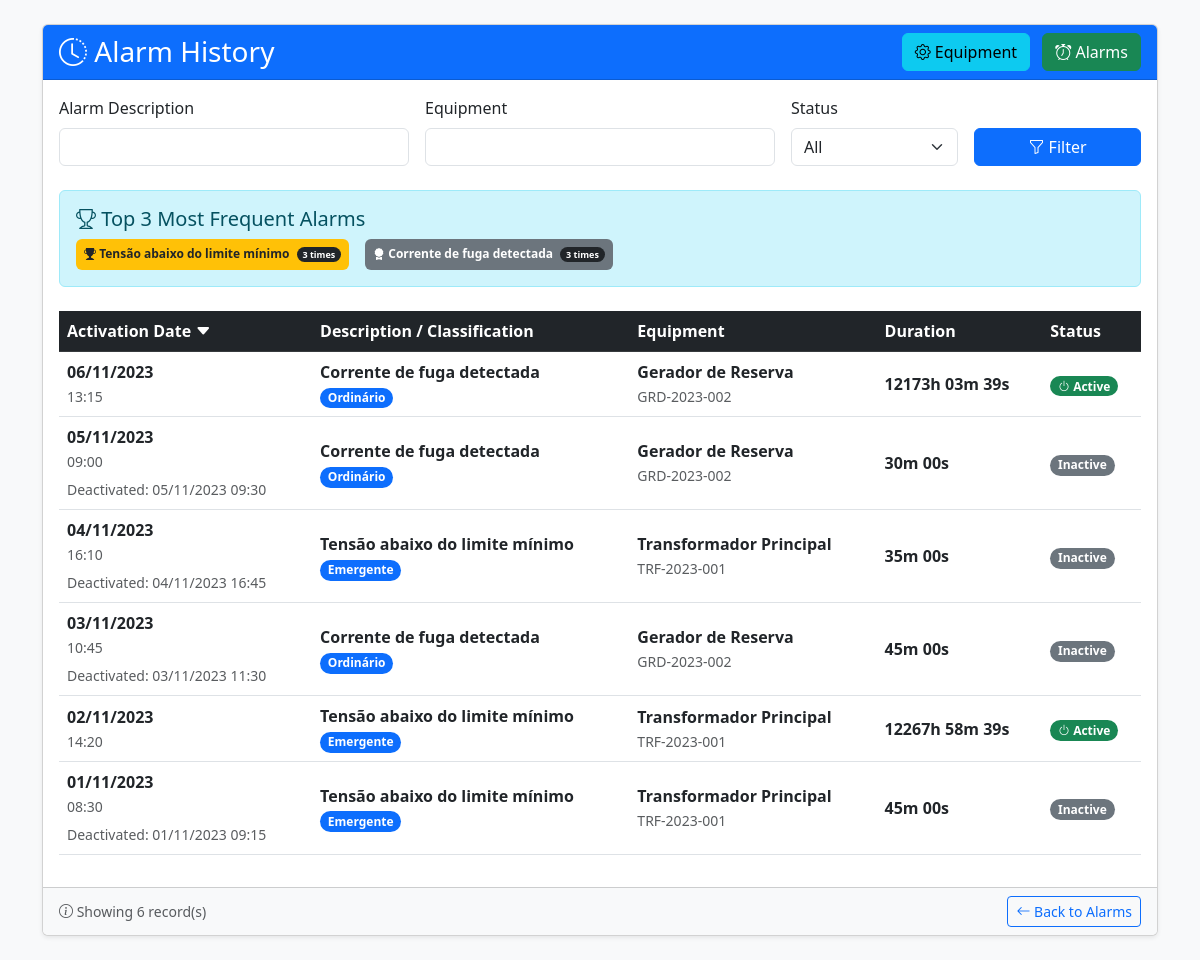
Screenshot of /public/?route=alarm-activity with the database file from the repository.
### tables this page shows
CREATE TABLE `alarm_activity` (
  `id` INT AUTO_INCREMENT PRIMARY KEY,
  `alarm_id` INT NOT NULL COMMENT 'Referência ao alarme',
  `status` ENUM('triggered', 'resolved') NOT NULL COMMENT 'Tipo de atividade',
  `started_at` DATETIME NOT NULL DEFAULT CURRENT_TIMESTAMP COMMENT 'Data/hora de início',
  `ended_at` DATETIME NULL COMMENT 'Data/hora de término (se resolvido)',
  FOREIGN KEY (`alarm_id`) REFERENCES `alarms`(`id`) ON DELETE CASCADE
);

CREATE TABLE `alarms` (
  `id` INT AUTO_INCREMENT PRIMARY KEY,
  `description` VARCHAR(255) NOT NULL COMMENT 'Descrição do alarme',
  `classification` ENUM('Urgente', 'Emergente', 'Ordinário') NOT NULL COMMENT 'Classificação de prioridade',
  `equipment_id` INT NOT NULL COMMENT 'Equipamento relacionado',
  `status` ENUM('active', 'inactive') DEFAULT 'inactive' COMMENT 'Status atual',
  `created_at` DATETIME DEFAULT CURRENT_TIMESTAMP COMMENT 'Data de cadastro',
  `updated_at` DATETIME DEFAULT CURRENT_TIMESTAMP ON UPDATE CURRENT_TIMESTAMP COMMENT 'Data de atualização',
  FOREIGN KEY (`equipment_id`) REFERENCES `equipment`(`id`) ON DELETE CASCADE
);

CREATE TABLE `equipment` (
  `id` INT AUTO_INCREMENT PRIMARY KEY,
  `name` VARCHAR(100) NOT NULL COMMENT 'Nome do equipamento',
  `serial_number` VARCHAR(50) UNIQUE NOT NULL COMMENT 'Número de série único',
  `type` ENUM('Tensão', 'Corrente', 'Óleo') NOT NULL COMMENT 'Tipo do equipamento',
  `created_at` DATETIME DEFAULT CURRENT_TIMESTAMP COMMENT 'Data de cadastro',
  `updated_at` DATETIME DEFAULT CURRENT_TIMESTAMP ON UPDATE CURRENT_TIMESTAMP COMMENT 'Data de atualização'
);

### view/alarm_activity/index.php (the view, shortened to what the rows shown need)
<?php
$baseUrl = BASE_URL;
?>
<!DOCTYPE html>
<html lang="en">
<head>
    <link rel="stylesheet" href="<?= $baseUrl ?>/css/styles.css">
    <link rel="stylesheet" href="https://cdn.jsdelivr.net/npm/bootstrap@5.3.0/dist/css/bootstrap.min.css">
    <link rel="stylesheet" href="https://cdn.jsdelivr.net/npm/bootstrap-icons@1.10.0/font/bootstrap-icons.css">
</head>
<body class="p-4 bg-light">
    <div class="container">
        <div class="card shadow-sm">
            <div class="card-body">
                <?php if (empty($triggeredAlarms)): ?>
                    <div class="alert alert-warning">No alarm history found.</div>
                <?php else: ?>
                    <div class="table-responsive">
                        <table class="table table-hover align-middle">
                            <thead class="table-dark">
                                <tr>
                                    <th>
                                        <a href="<?= $sortUrls['started_at'] ?>" class="text-white text-decoration-none">
                                            Activation Date
                                            <?php if ($orderBy === 'started_at'): ?>
                                                <i class="bi bi-caret-<?= $orderDir === 'ASC' ? 'up' : 'down' ?>-fill"></i>
                                            <?php endif; ?>
                                        </a>
                                    </th>
                                    <th>Description / Classification</th>
                                    <th>Equipment</th>
                                    <th>
                                        <a href="<?= $sortUrls['duration_seconds'] ?>"
                                            class="text-white text-decoration-none">
                                            Duration
                                        </a>
                                    </th>
                                    <th>Status</th>
                                </tr>
                            </thead>
                            <tbody>
                                <?php foreach ($triggeredAlarms as $alarm): ?>
                                    <tr>
                                        <td>
                                            <div class="fw-bold"><?= date('d/m/Y', strtotime($alarm['started_at'])) ?></div>
                                            <small
                                                class="text-muted"><?= date('H:i', strtotime($alarm['started_at'])) ?></small>
                                            <?php if (!empty($alarm['ended_at'])): ?>
                                                <div class="mt-1">
                                                    <small class="text-muted">Deactivated:
                                                        <?= date('d/m/Y H:i', strtotime($alarm['ended_at'])) ?></small>
                                                </div>
                                            <?php endif; ?>
                                        </td>
                                        <td>
                                            <div class="fw-bold"><?= htmlspecialchars($alarm['alarm_description']) ?></div>
                                            <span
                                                class="badge rounded-pill
                                                <?= $alarm['classification'] === 'Urgent' ? 'bg-danger' :
                                                    ($alarm['classification'] === 'Emergent' ? 'bg-warning' : 'bg-primary') ?>">
                                                <?= htmlspecialchars($alarm['classification']) ?>
                                            </span>
                                        </td>
                                        <td>
                                            <div class="fw-bold"><?= htmlspecialchars($alarm['equipment_name']) ?></div>
                                            <small class="text-muted"><?= htmlspecialchars($alarm['serial_number']) ?></small>
                                        </td>
                                        <td class="fw-bold">
                                            <?php
                                            $duration = $alarm['duration_seconds'];
                                            $hours = floor($duration / 3600);
                                            $minutes = floor(($duration % 3600) / 60);
                                            $seconds = $duration % 60;
                                            if ($hours > 0) {
                                                echo sprintf("%dh %02dm %02ds", $hours, $minutes, $seconds);
                                            } elseif ($minutes > 0) {
                                                echo sprintf("%dm %02ds", $minutes, $seconds);
                                            } else {
                                                echo sprintf("%ds", $seconds);
                                            }
                                            ?>
                                        </td>
                                        <td>
                                            <span
                                                class="badge rounded-pill bg-<?= $alarm['status'] === 'active' ? 'success' : 'secondary' ?>">
                                                <i
                                                    class="bi bi-<?= $alarm['status'] === 'active' ? 'power' : 'power-off' ?>"></i>
                                                <?= $alarm['status'] === 'active' ? 'Active' : 'Inactive' ?>
                                            </span>
                                        </td>
                                    </tr>
                                <?php endforeach; ?>
                            </tbody>
                        </table>
                    </div>
                <?php endif; ?>
            </div>
        </div>
    </div>
</body>
</html>

### rows the page displays
alarm_activity: started_at "06/11/2023", started_at "13:15", alarm.description "Corrente de fuga detectada", alarm.classification "Ordinário", equipment.name "Gerador de Reserva", equipment.serial_number "GRD-2023-002", hours "12173", minutes "03", seconds "39", shows "Active"
alarm_activity: started_at "05/11/2023", started_at "09:00", ended_at "05/11/2023 09:30", alarm.description "Corrente de fuga detectada", alarm.classification "Ordinário", equipment.name "Gerador de Reserva", equipment.serial_number "GRD-2023-002", minutes "30", seconds "00", shows "Inactive"
alarm_activity: started_at "04/11/2023", started_at "16:10", ended_at "04/11/2023 16:45", alarm.description "Tensão abaixo do limite mínimo", alarm.classification "Emergente", equipment.name "Transformador Principal", equipment.serial_number "TRF-2023-001", minutes "35", seconds "00", shows "Inactive"
alarm_activity: started_at "03/11/2023", started_at "10:45", ended_at "03/11/2023 11:30", alarm.description "Corrente de fuga detectada", alarm.classification "Ordinário", equipment.name "Gerador de Reserva", equipment.serial_number "GRD-2023-002", minutes "45", seconds "00", shows "Inactive"
alarm_activity: started_at "02/11/2023", started_at "14:20", alarm.description "Tensão abaixo do limite mínimo", alarm.classification "Emergente", equipment.name "Transformador Principal", equipment.serial_number "TRF-2023-001", hours "12267", minutes "58", seconds "39", shows "Active"
alarm_activity: started_at "01/11/2023", started_at "08:30", ended_at "01/11/2023 09:15", alarm.description "Tensão abaixo do limite mínimo", alarm.classification "Emergente", equipment.name "Transformador Principal", equipment.serial_number "TRF-2023-001", minutes "45", seconds "00", shows "Inactive"

### other values shown
$top['description'] "Tensão abaixo do limite mínimo"
$top['trigger_count'] "3"
$top['description'] "Corrente de fuga detectada"
count($triggeredAlarms) "6"
